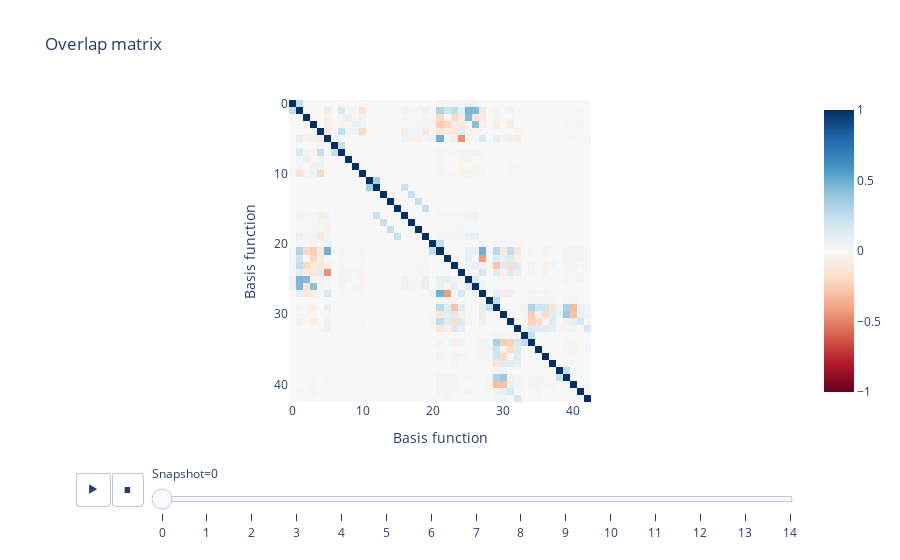

Here is the notebook cell this chart was saved with:
### Code cell
fig = px.imshow(
    overlap_matrices,
    animation_frame=0,
    color_continuous_scale='RdBu',
    range_color=(-1, 1),
    title='Overlap matrix',
    labels={'x': 'Basis function', 'y': 'Basis function', 'animation_frame': 'Snapshot'},
)
fig.show()

### Figure 1 — Plotly figure (JSON) as saved in the notebook; plotly's stock layout.template omitted (floating-point values rounded to 4 significant figures; data arrays with more than 128 entries replaced by an {"elided": "..."} marker saying what was removed)
{"data": [{"coloraxis": "coloraxis", "hovertemplate": "Basis function: %{x}<br>Basis function: %{y}<br>color: %{z}<extra></extra>", "name": "0", "type": "heatmap", "xaxis": "x", "yaxis": "y", "z": {"elided": "43x43 float values"}}], "layout": {"coloraxis": {"cmax": 1, "cmin": -1, "colorscale": [[0, "rgb(103,0,31)"], [0.1, "rgb(178,24,43)"], [0.2, "rgb(214,96,77)"], [0.3, "rgb(244,165,130)"], [0.4, "rgb(253,219,199)"], [0.5, "rgb(247,247,247)"], [0.6, "rgb(209,229,240)"], [0.7, "rgb(146,197,222)"], [0.8, "rgb(67,147,195)"], [0.9, "rgb(33,102,172)"], [1, "rgb(5,48,97)"]]}, "sliders": [{"active": 0, "currentvalue": {"prefix": "Snapshot="}, "len": 0.9, "pad": {"b": 10, "t": 60}, "steps": [{"args": [["0"], {"frame": {"duration": 0, "redraw": true}, "fromcurrent": true, "mode": "immediate", "transition": {"duration": 0, "easing": "linear"}}], "label": "0", "method": "animate"}, {"args": [["1"], {"frame": {"duration": 0, "redraw": true}, "fromcurrent": true, "mode": "immediate", "transition": {"duration": 0, "easing": "linear"}}], "label": "1", "method": "animate"}, {"args": [["2"], {"frame": {"duration": 0, "redraw": true}, "fromcurrent": true, "mode": "immediate", "transition": {"duration": 0, "easing": "linear"}}], "label": "2", "method": "animate"}, {"args": [["3"], {"frame": {"duration": 0, "redraw": true}, "fromcurrent": true, "mode": "immediate", "transition": {"duration": 0, "easing": "linear"}}], "label": "3", "method": "animate"}, {"args": [["4"], {"frame": {"duration": 0, "redraw": true}, "fromcurrent": true, "mode": "immediate", "transition": {"duration": 0, "easing": "linear"}}], "label": "4", "method": "animate"}, {"args": [["5"], {"frame": {"duration": 0, "redraw": true}, "fromcurrent": true, "mode": "immediate", "transition": {"duration": 0, "easing": "linear"}}], "label": "5", "method": "animate"}, {"args": [["6"], {"frame": {"duration": 0, "redraw": true}, "fromcurrent": true, "mode": "immediate", "transition": {"duration": 0, "easing": "linear"}}], "label": "6", "method": "animate"}, {"args": [["7"], {"frame": {"duration": 0, "redraw": true}, "fromcurrent": true, "mode": "immediate", "transition": {"duration": 0, "easing": "linear"}}], "label": "7", "method": "animate"}, {"args": [["8"], {"frame": {"duration": 0, "redraw": true}, "fromcurrent": true, "mode": "immediate", "transition": {"duration": 0, "easing": "linear"}}], "label": "8", "method": "animate"}, {"args": [["9"], {"frame": {"duration": 0, "redraw": true}, "fromcurrent": true, "mode": "immediate", "transition": {"duration": 0, "easing": "linear"}}], "label": "9", "method": "animate"}, {"args": [["10"], {"frame": {"duration": 0, "redraw": true}, "fromcurrent": true, "mode": "immediate", "transition": {"duration": 0, "easing": "linear"}}], "label": "10", "method": "animate"}, {"args": [["11"], {"frame": {"duration": 0, "redraw": true}, "fromcurrent": true, "mode": "immediate", "transition": {"duration": 0, "easing": "linear"}}], "label": "11", "method": "animate"}, {"args": [["12"], {"frame": {"duration": 0, "redraw": true}, "fromcurrent": true, "mode": "immediate", "transition": {"duration": 0, "easing": "linear"}}], "label": "12", "method": "animate"}, {"args": [["13"], {"frame": {"duration": 0, "redraw": true}, "fromcurrent": true, "mode": "immediate", "transition": {"duration": 0, "easing": "linear"}}], "label": "13", "method": "animate"}, {"args": [["14"], {"frame": {"duration": 0, "redraw": true}, "fromcurrent": true, "mode": "immediate", "transition": {"duration": 0, "easing": "linear"}}], "label": "14", "method": "animate"}], "x": 0.1, "xanchor": "left", "y": 0, "yanchor": "top"}], "title": {"text": "Overlap matrix"}, "updatemenus": [{"buttons": [{"args": [null, {"frame": {"duration": 500, "redraw": true}, "fromcurrent": true, "mode": "immediate", "transition": {"duration": 500, "easing": "linear"}}], "label": "&#9654;", "method": "animate"}, {"args": [[null], {"frame": {"duration": 0, "redraw": true}, "fromcurrent": true, "mode": "immediate", "transition": {"duration": 0, "easing": "linear"}}], "label": "&#9724;", "method": "animate"}], "direction": "left", "pad": {"r": 10, "t": 70}, "showactive": false, "type": "buttons", "x": 0.1, "xanchor": "right", "y": 0, "yanchor": "top"}], "xaxis": {"anchor": "y", "constrain": "domain", "domain": [0, 1], "scaleanchor": "y", "title": {"text": "Basis function"}}, "yaxis": {"anchor": "x", "autorange": "reversed", "constrain": "domain", "domain": [0, 1], "title": {"text": "Basis function"}}}}
